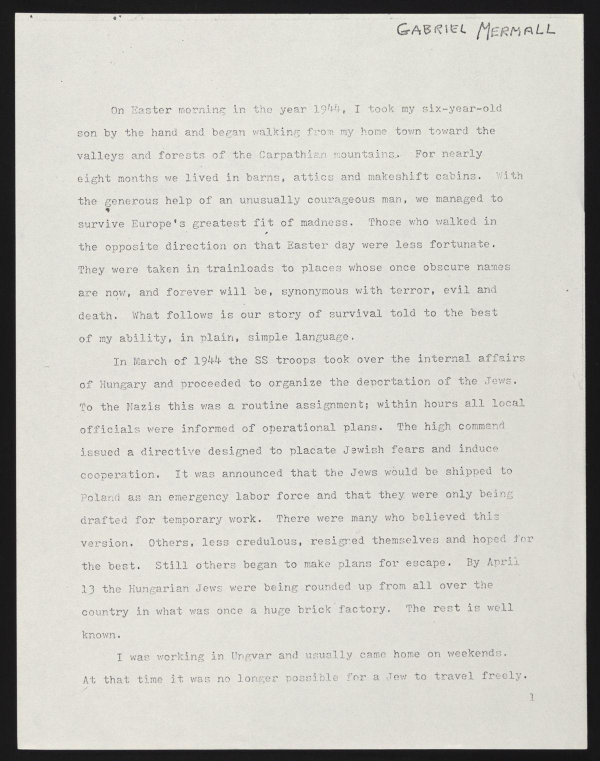
#> input picture OCR/DATA/page_01.jpg, 1200 x 1522 px, found by its file name (shown at 1/2 size)
$ python 02_OpenCV.py
#> lines starting #> are read from the running program, lines starting #| are printed output that depends on the picture; after the words box and inside, x2 and y2 are one past the last pixel; in counts of white or black regions, pixels touching at a corner belong together
import cv2
import numpy as np
from matplotlib import pyplot as plt

# Load an image using OpenCV
image_file = "data/page_01.jpg"
img = cv2.imread(image_file) # read the image file
#> img is the input picture: shape (1522, 1200, 3); mean B, G, R 197.6, 203.9, 205.2


# Display the image
def display(im_path):
    dpi = 80
    im_data = plt.imread(im_path)

    height, width  = im_data.shape[:2]

    # What size does the figure need to be in inches to fit the image?
    figsize = width / float(dpi), height / float(dpi)

    # Create a figure of the right size with one axes that takes up the full figure
    fig = plt.figure(figsize=figsize)
    ax = fig.add_axes([0, 0, 1, 1])

    # Hide spines, ticks, etc.
    ax.axis('off')

    # Display the image.
    ax.imshow(im_data, cmap='gray')

    plt.show()

# Display the image
#display(image_file)

# 1 Invert the image
inverted_img = cv2.bitwise_not(img)
cv2.imwrite("temp/inverted_image.jpg", inverted_img)

# Display the inverted image
#display("temp/inverted_image.jpg")


# 2 Convert to Binary
# Convert the image to grayscale
def grayscale(image):
    return cv2.cvtColor(image, cv2.COLOR_BGR2GRAY)

gray_img = grayscale(img)
cv2.imwrite("temp/gray_image.jpg", gray_img)
#display("temp/gray_image.jpg")

# Convert the grayscale image to binary
# Pixels > 210 → Set to 230,
#Pixels ≤ 210 → Set to 0
thresh, img_bin = cv2.threshold(gray_img, 210, 230, cv2.THRESH_BINARY)
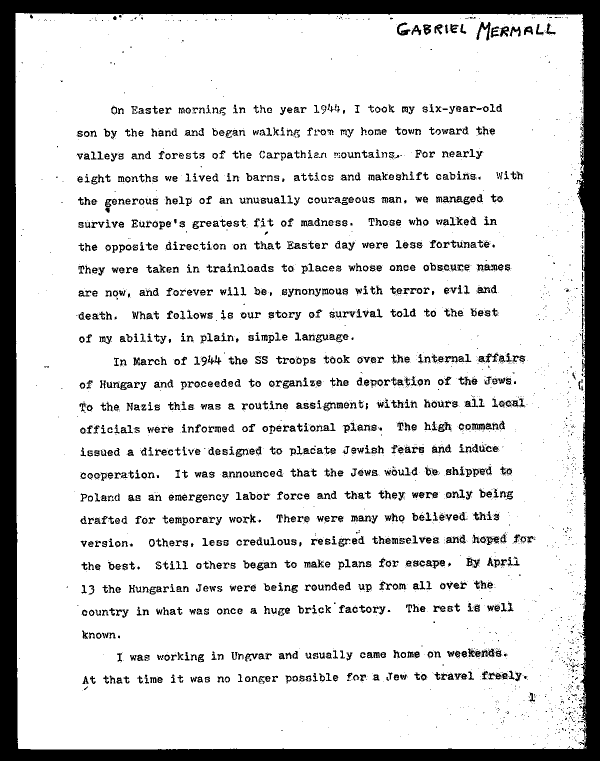
#> img_bin: shape (1522, 1200) (shown at 1/2 size); values 0 (black) and 230 (white), 85.1% white; 4159 black regions (2848 under 20 px), largest, box (x1, y1, x2, y2) and area: (0, 0, 1200, 1522) 157515, (953, 44, 981, 81) 389, (936, 1297, 976, 1315) 326

cv2.imwrite("temp/binary_image.jpg", img_bin)
#display("tmp/binary_image.jpg")

# 3 Noise Removal
def remove_noise(image):
    # Apply dilation
    kernal = np.ones((1,1), np.uint8)
    # The number of iterations is the number of times the dilation is applied
    image = cv2.dilate(image, kernal, iterations=1)
    # Apply erosion
    kernal1 = np.ones((1,1), np.uint8)
    # The number of iterations is the number of times the erosion is applied
    image = cv2.erode(image, kernal1, iterations=1)
    image =cv2.morphologyEx(image, cv2.MORPH_CLOSE, kernal1)
    image = cv2.medianBlur(image, 3)

    return (image)

img_noise_removed = remove_noise(img_bin)
#> in remove_noise, `image = cv2.medianBlur(image, 3)`: image: shape (1522, 1200); values 0 (black) and 230 (white), 85.4% white; 1478 black regions (198 under 20 px), largest, box (x1, y1, x2, y2) and area: (0, 0, 1200, 1522) 157895, (953, 44, 981, 81) 388, (872, 392, 925, 405) 375
cv2.imwrite("temp/noise_removed_image.jpg", img_noise_removed)
#display("temp/noise_removed_image.jpg")

# 4 Dilate and Erode the image
# erode the image to make the font thinner
def thin_font(image):
    image = cv2.bitwise_not(image)
    kernal = np.ones((2,2), np.uint8)
    image = cv2.erode(image, kernal, iterations=1)
    image = cv2.bitwise_not(image)
    return image

eroded_img = thin_font(img_noise_removed)
#> in thin_font, `image = cv2.erode(image, kernal, iterations=1)`: image: shape (1522, 1200); values 25 (black) and 255 (white), 11.9% white; 1569 white regions (327 under 20 px), largest, box (x1, y1, x2, y2) and area: (0, 0, 1200, 1522) 154650, (954, 45, 981, 81) 280, (795, 46, 821, 71) 234
cv2.imwrite("temp/eroded_image.jpg", eroded_img)
#display("temp/eroded_image.jpg")

# dilate the image to make the font thicker
def thick_font(image):
    image = cv2.bitwise_not(image)
    kernal = np.ones((2,2), np.uint8)
    image = cv2.dilate(image, kernal, iterations=1)
    image = cv2.bitwise_not(image)
    return image

dilated_img = thick_font(img_noise_removed)
#> in thick_font, `image = cv2.dilate(image, kernal, iterations=1)`: image: shape (1522, 1200); values 25 (black) and 255 (white), 17.5% white; 1334 white regions (128 under 20 px), largest, box (x1, y1, x2, y2) and area: (0, 0, 1200, 1522) 161119, (936, 1297, 990, 1315) 604, (944, 847, 998, 861) 572
cv2.imwrite("temp/dilated_image.jpg", dilated_img)
#display("temp/dilated_image.jpg")

# 5 Rotate the image
new = cv2.imread("data/page_01_rotated.jpg")
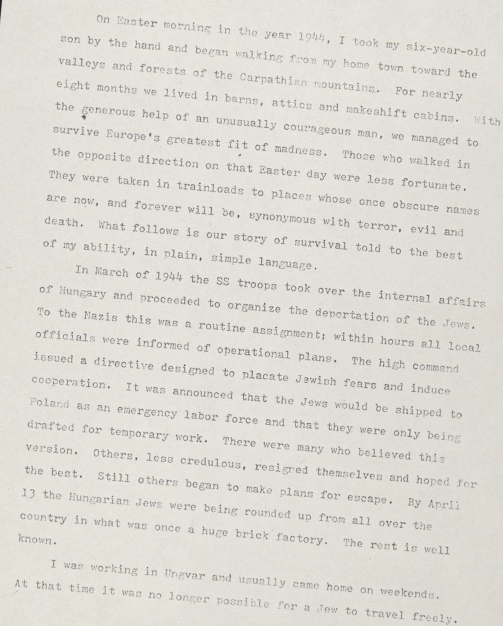
#> input picture OCR/DATA/page_01_rotated.JPG, 1006 x 1251 px, found by its file name (shown at 1/2 size)
#> new is the input picture: shape (1251, 1006, 3); mean B, G, R 212.5, 219.3, 220.6
#display("data/page_01_rotated.JPG")

def getSkewAngle(cvImage) -> float:
    # Prep image, copy, convert to gray scale, blur, and threshold
    newImage = cvImage.copy()
    gray = cv2.cvtColor(newImage, cv2.COLOR_BGR2GRAY)
    blur = cv2.GaussianBlur(gray, (9, 9), 0)
    thresh = cv2.threshold(blur, 0, 255, cv2.THRESH_BINARY_INV + cv2.THRESH_OTSU)[1]

    # Apply dilate to merge text into meaningful lines/paragraphs.
    # Use larger kernel on X axis to merge characters into single line, cancelling out any spaces.
    # But use smaller kernel on Y axis to separate between different blocks of text
    kernel = cv2.getStructuringElement(cv2.MORPH_RECT, (30, 5))
    dilate = cv2.dilate(thresh, kernel, iterations=2)

    # Find all contours
    contours, hierarchy = cv2.findContours(dilate, cv2.RETR_LIST, cv2.CHAIN_APPROX_SIMPLE)
    contours = sorted(contours, key = cv2.contourArea, reverse = True)
    for c in contours:
        rect = cv2.boundingRect(c)
        x,y,w,h = rect
        cv2.rectangle(newImage,(x,y),(x+w,y+h),(0,255,0),2)

    # Find largest contour and surround in min area box
    largestContour = contours[0]
    print (len(contours))
    minAreaRect = cv2.minAreaRect(largestContour)
    cv2.imwrite("temp/boxes.jpg", newImage)
    # Determine the angle. Convert it to the value that was originally used to obtain skewed image
    angle = minAreaRect[-1]
    if angle < -45:
        angle = 90 + angle
    return -1.0 * angle
# Rotate the image around its center
def rotateImage(cvImage, angle: float):
    newImage = cvImage.copy()
    (h, w) = newImage.shape[:2]
    center = (w // 2, h // 2)
    M = cv2.getRotationMatrix2D(center, angle, 1.0)
    newImage = cv2.warpAffine(newImage, M, (w, h), flags=cv2.INTER_CUBIC, borderMode=cv2.BORDER_REPLICATE)
    return newImage

# Deskew the image
def deskew(cvImage):
    angle = getSkewAngle(cvImage)
#> in getSkewAngle, `thresh = cv2.threshold(blur, 0, 255, cv2.THRESH_BINARY_INV + cv2.THRES..`:
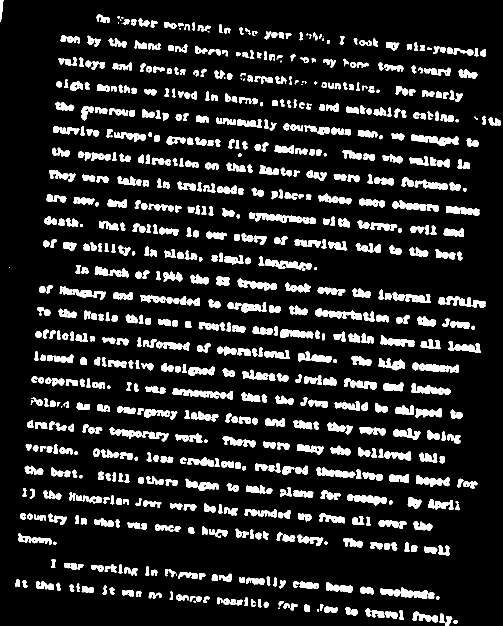
#> thresh: shape (1251, 1006) (shown at 1/2 size); 13.2% white; 805 white regions (24 under 20 px), largest, box (x1, y1, x2, y2) and area: (345, 776, 466, 799) 1286, (823, 269, 917, 292) 1137, (824, 725, 918, 746) 1116
#> in getSkewAngle, `dilate = cv2.dilate(thresh, kernel, iterations=2)`:
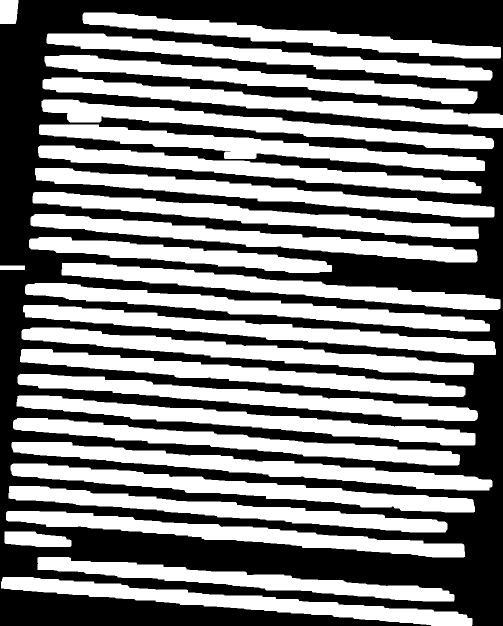
#> dilate: shape (1251, 1006) (shown at 1/2 size); 49% white; 28 white regions
#> in getSkewAngle, `contours, hierarchy = cv2.findContours(dilate, cv2.RETR_LIST, cv2.CHAI..`: contours = 28 contours; largest, box (x1, y1, x2, y2) and area: (46, 610, 992, 710) 25614, (23, 884, 985, 981) 25489, (21, 927, 950, 1025) 25184, (50, 566, 980, 663) 24726, (33, 791, 951, 891) 24553
#> the loop in getSkewAngle, `for c in contours:` made 28 passes
#> (x, y, w, h) on passes 1 to 12: (46, 610, 946, 100), (23, 884, 962, 97), (21, 927, 929, 98), (50, 566, 930, 97), (33, 791, 918, 100), (43, 655, 905, 95), (35, 748, 921, 94), (78, 249, 892, 93), (40, 698, 891, 96), (2, 1154, 943, 97), (85, 155, 921, 101), (70, 336, 919, 99)
#> (c, x, y, w, h) on pass 28: ([[0, 531], [0, 539], [49, 539], [49, 531]], 0, 531, 50, 9)
#> after the loop in getSkewAngle, `for c in contours:`:
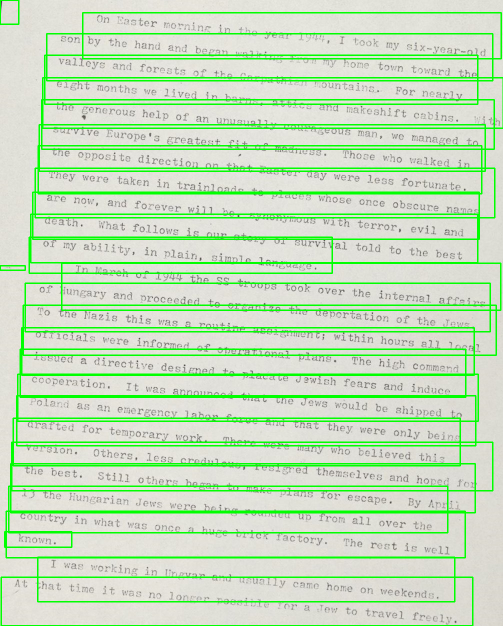
#> newImage: shape (1251, 1006, 3) (shown at 1/2 size); 11.28% of pixels changed, all inside (x1, y1, x2, y2) = (0, 0, 1006, 1251)
#> in getSkewAngle, `largestContour = contours[0]`: largestContour = contour of 241 points, box (x1, y1, x2, y2) (46, 610, 992, 710), area 25614
#| 28
#> in getSkewAngle, `minAreaRect = cv2.minAreaRect(largestContour)`: minAreaRect = ((518.5, 660), (35.16, 949.6), -85.2)
#> in getSkewAngle, `angle = minAreaRect[-1]`: angle = -85.2
#> in getSkewAngle, `angle = 90 + angle`: angle = 4.8
    return rotateImage(cvImage, -1.0 * angle)

fixed = deskew(new)
#> in deskew, `angle = getSkewAngle(cvImage)`: angle = -4.8
#> in rotateImage, `M = cv2.getRotationMatrix2D(center, angle, 1.0)`: M = [[0.996, 0.0837, -50.52], [-0.0837, 0.996, 44.27]]
cv2.imwrite("temp/fixed.jpg", fixed)
#display("temp/fixed.jpg")

# 6 Remove the border
display("temp/noise_removed_image.jpg")
#> in display, `im_data = plt.imread(im_path)`:
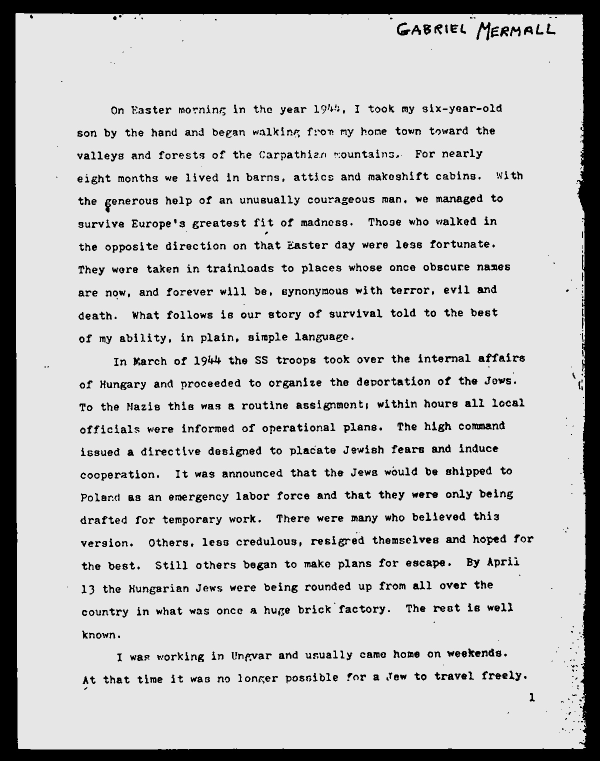
#> im_data: shape (1522, 1200) (shown at 1/2 size); min 0, max 240, mean 196.4

def remove_border(image):
    # Convert the image to grayscale
    contours, heiarchy = cv2.findContours(image, cv2.RETR_EXTERNAL, cv2.CHAIN_APPROX_SIMPLE)
    # Sort the contours by area
    cntsSorted = sorted(contours, key=lambda x: cv2.contourArea(x))
    # Get the largest contour needs to be -1
    cnt = cntsSorted[-1]
    # Get the bounding rectangle of the largest contour
    x, y, w, h = cv2.boundingRect(cnt)
    # Crop the image using the bounding
    crop = image[y:y+h, x:x+w]
    return (crop)

no_border = remove_border(img_noise_removed)
#> in remove_border, `contours, heiarchy = cv2.findContours(image, cv2.RETR_EXTERNAL, cv2.CH..`: contours = 14 contours, 13 with area under 20; largest, box (x1, y1, x2, y2) and area: (31, 26, 1173, 1499) 1665754; heiarchy = 14 rows, first 6: [1, -1, -1, -1], [2, 0, -1, -1], [3, 1, -1, -1], [4, 2, -1, -1], [5, 3, -1, -1], [6, 4, -1, -1]
#> in remove_border, `cntsSorted = sorted(contours, key=lambda x: cv2.contourArea(x))`: cntsSorted has the same summary as contours
#> in remove_border, `cnt = cntsSorted[-1]`: cnt = contour of 989 points, box (x1, y1, x2, y2) (31, 26, 1173, 1499), area 1665754
#> in remove_border, `x, y, w, h = cv2.boundingRect(cnt)`: x = 31; y = 26; w = 1142; h = 1473
#> in remove_border, `crop = image[y:y+h, x:x+w]`: crop: shape (1473, 1142); values 0 (black) and 230 (white), 92.7% white; 1488 black regions (205 under 20 px), largest, box (x1, y1, x2, y2) and area: (17, 0, 1142, 1443) 10105, (0, 348, 30, 1473) 2573, (347, 1445, 1142, 1473) 935
cv2.imwrite("temp/no_border.jpg", no_border)
display("temp/no_border.jpg")

# 7 Adding border
color = [127, 127, 0]
top, bottom, left, right = [150]*4
img_with_border = cv2.copyMakeBorder(no_border, top, bottom, left, right, cv2.BORDER_CONSTANT, value=color)
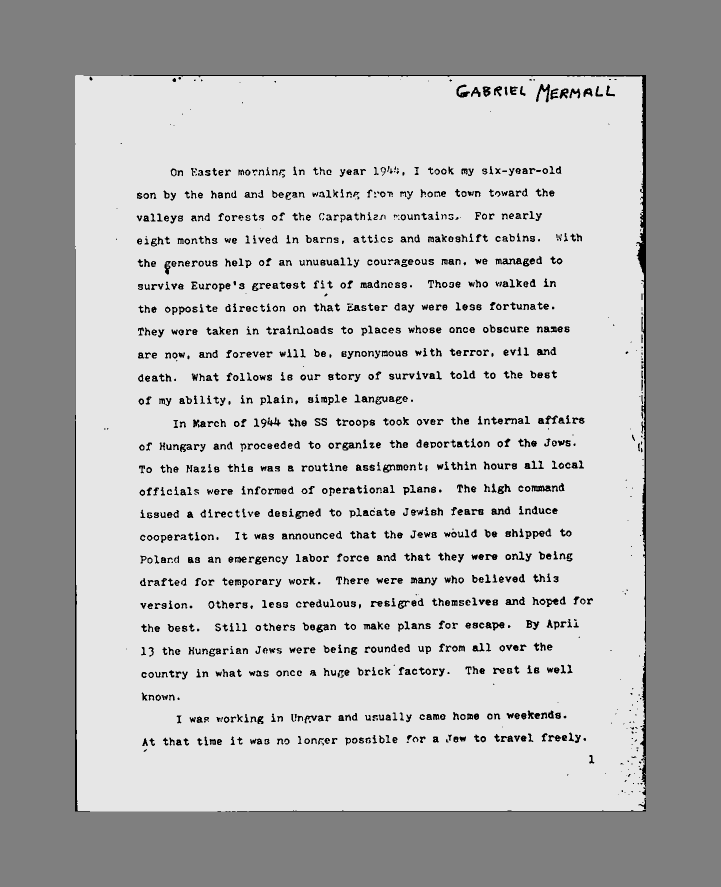
#> img_with_border: shape (1773, 1442) (shown at 1/2 size); min 0, max 230, mean 183.7
cv2.imwrite("temp/img_with_border.jpg", img_with_border)
display("temp/img_with_border.jpg")
